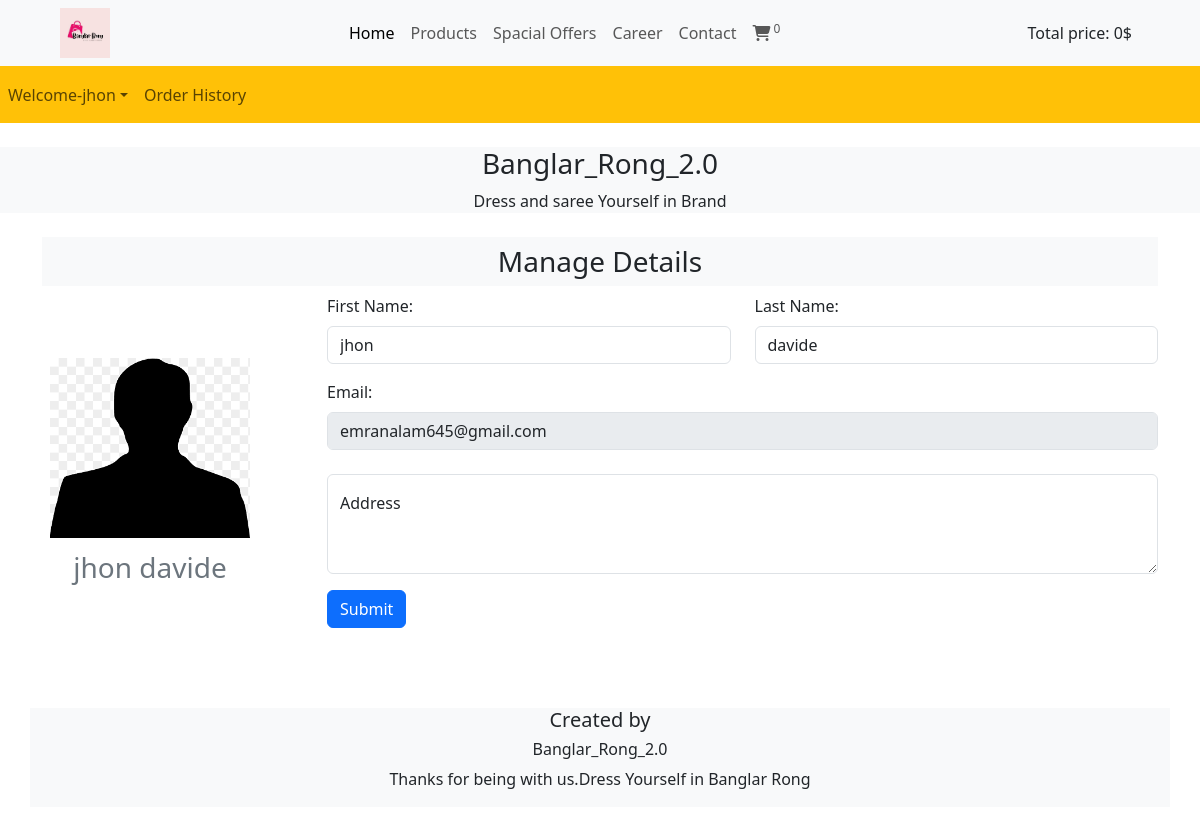
Page /user-profile.php (signed in) on the earlier database version.
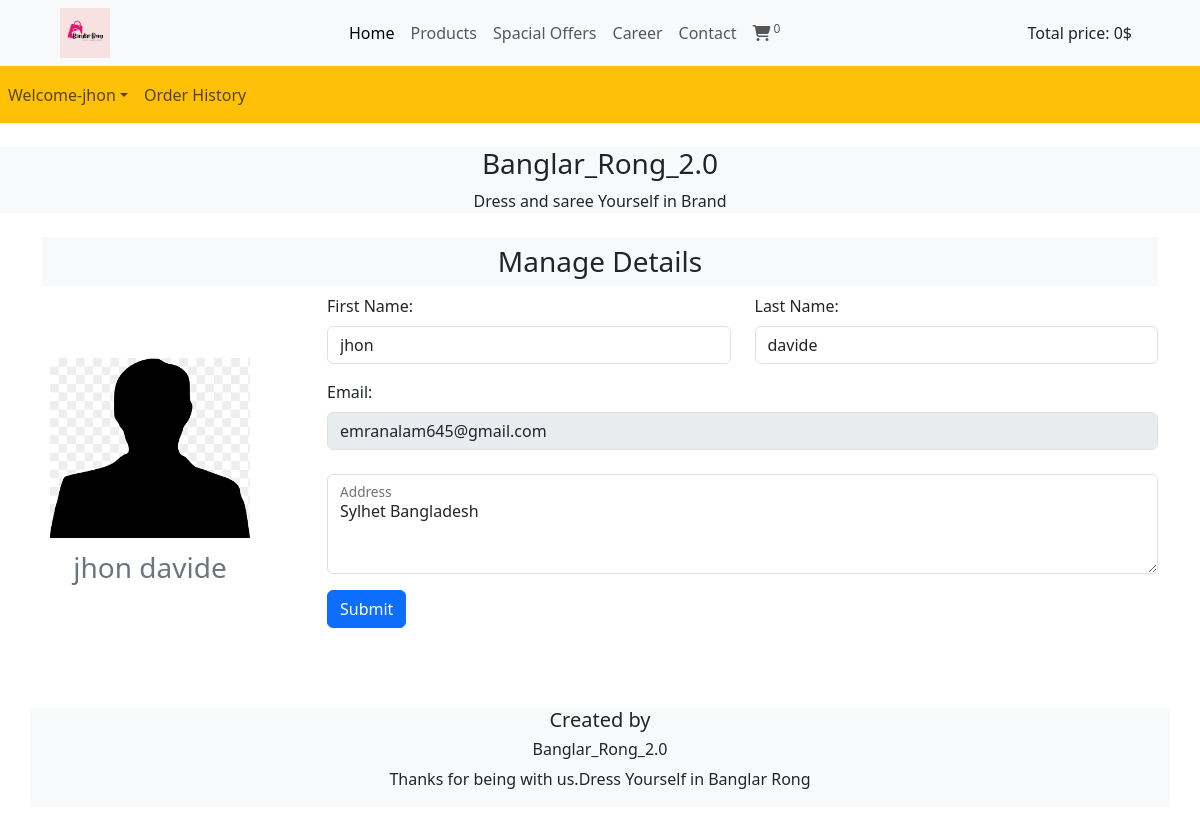
Same page on the later database version.
### tables this page shows
CREATE TABLE `users` (
  `id` int(120) NOT NULL,
  `fname` varchar(150) DEFAULT NULL,
  `lname` varchar(150) DEFAULT NULL,
  `username` varchar(150) DEFAULT NULL,
  `email` varchar(150) DEFAULT NULL,
  `password` varchar(150) DEFAULT NULL,
  `verify` tinyint(1) NOT NULL,
  `verify_code` text NOT NULL,
  `date` date DEFAULT NULL,
  `phone_no` text NOT NULL,
  `address` text NOT NULL
);

### user-profile.php (the view, shortened to what this page needs)
<?php
require('navbar.php');
if(isset($_SESSION['login_email']))
{
    $id = $_SESSION['login_email'];
    $query = "select * from users where id=$id ";
    $res = mysqli_query($con,$query);
    $row = mysqli_fetch_assoc($res);
   $fName =  $row['fname'];
   $lName =  $row['lname'];
   $email =  $row['email'];
   $addr =  $row['address'];
?>
   <div class="container">
        <div class="bg-light">
            <h3 class="text-center p-2">Manage Details</h3>
        </div>
        <div class="row my-2">
            <div class="col-md-3 p-1 d-flex align-items-center">
                <div class="p-3 me-5">
                    <a href="#"><img src="images/admin.png" alt="" class="admin_image"></a>
                    <p class="text-center my-2 fs-3 text-secondary"><?php echo $fName." ".$lName;?></p>
                </div>
            </div>
            <div class="col-md-9">
            <form method='POST'  action='user-profile.php?true=true'>
                <div class="row">
                    <div class="col-md-6">  <div class="mb-3">
    <label for="fNameInput" class="form-label">First Name:</label>
    <input type="text" class="form-control" id="onkeyPress" aria-describedby="fname" name='fName' value="<?php echo $fName;?>">
  </div></div>
 <div class="col-md-6">
    <div class="mb-3">
    <label for="lastNameInput"  class="form-label">Last Name:</label>
    <input type="text" class="form-control" name='lName' id="onkeyPress" value="<?php echo $lName;?>">
  </div>
</div>
<div class="mb-3">
    <label for="exampleInputPassword1"  class="form-label">Email: </label>
    <input type="email" class="form-control" disabled id="onkeyPress" value="<?php echo $email;?>">
  </div>
<div class="mb-3 my-2">
<div class="form-floating">
  <textarea class="form-control" placeholder="Leave a comment here" id="onkeyPress" style="height: 100px" name="addr" ><?php echo $addr;?></textarea>
  <label for="floatingTextarea">Address</label>
</div>
  <button type="submit" name='userUpdate' class="btn btn-primary my-3">Submit</button>
</form>
            </div>
        </div>
        </div>
    <?php
}
else
{
  header('Location: sign_in_sign_up/login.php');
}
require('footer.php');
?>

Differences in the rows shown:
changed users "jhon": addr (not shown) → "Sylhet Bangladesh"
